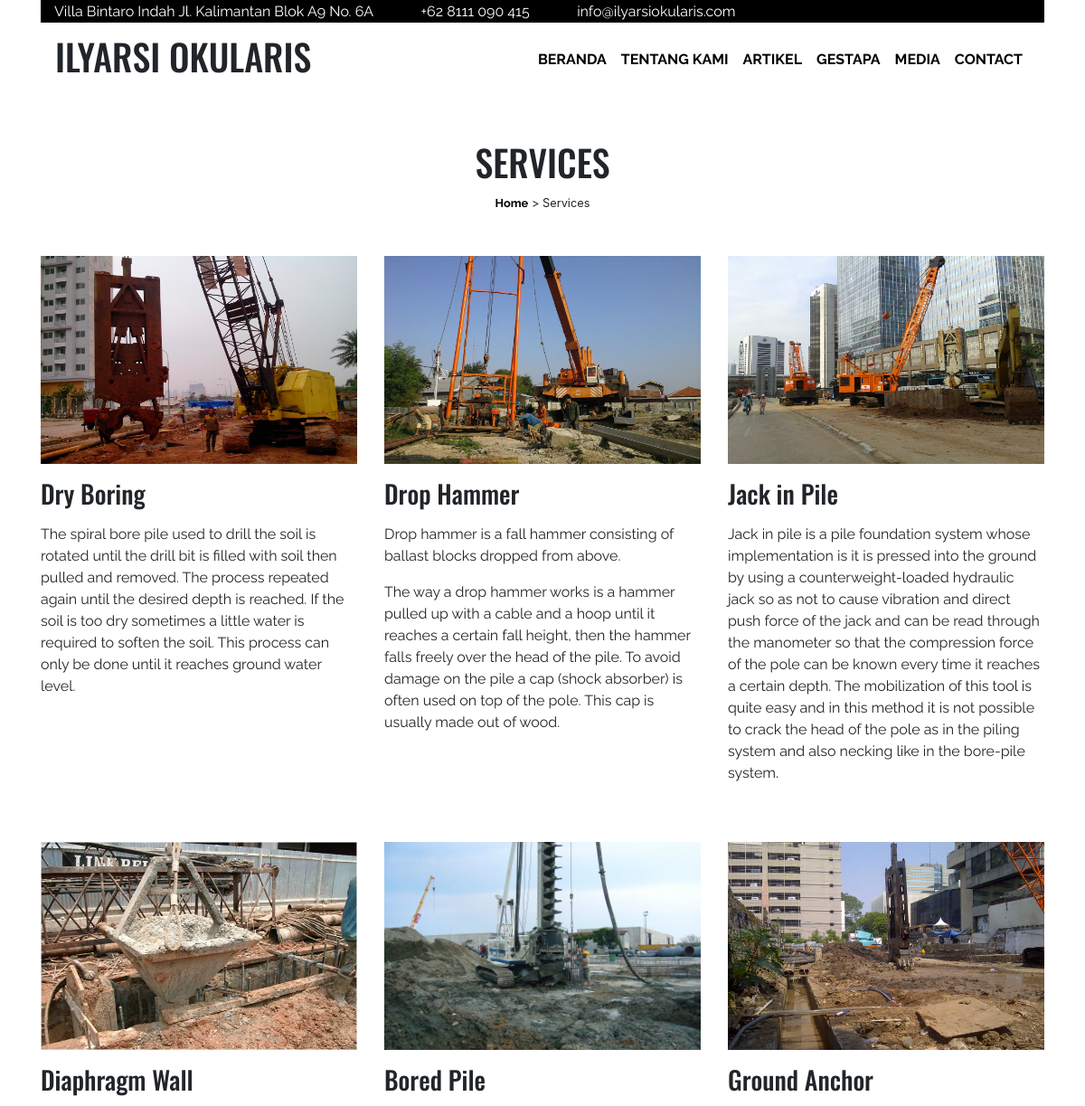
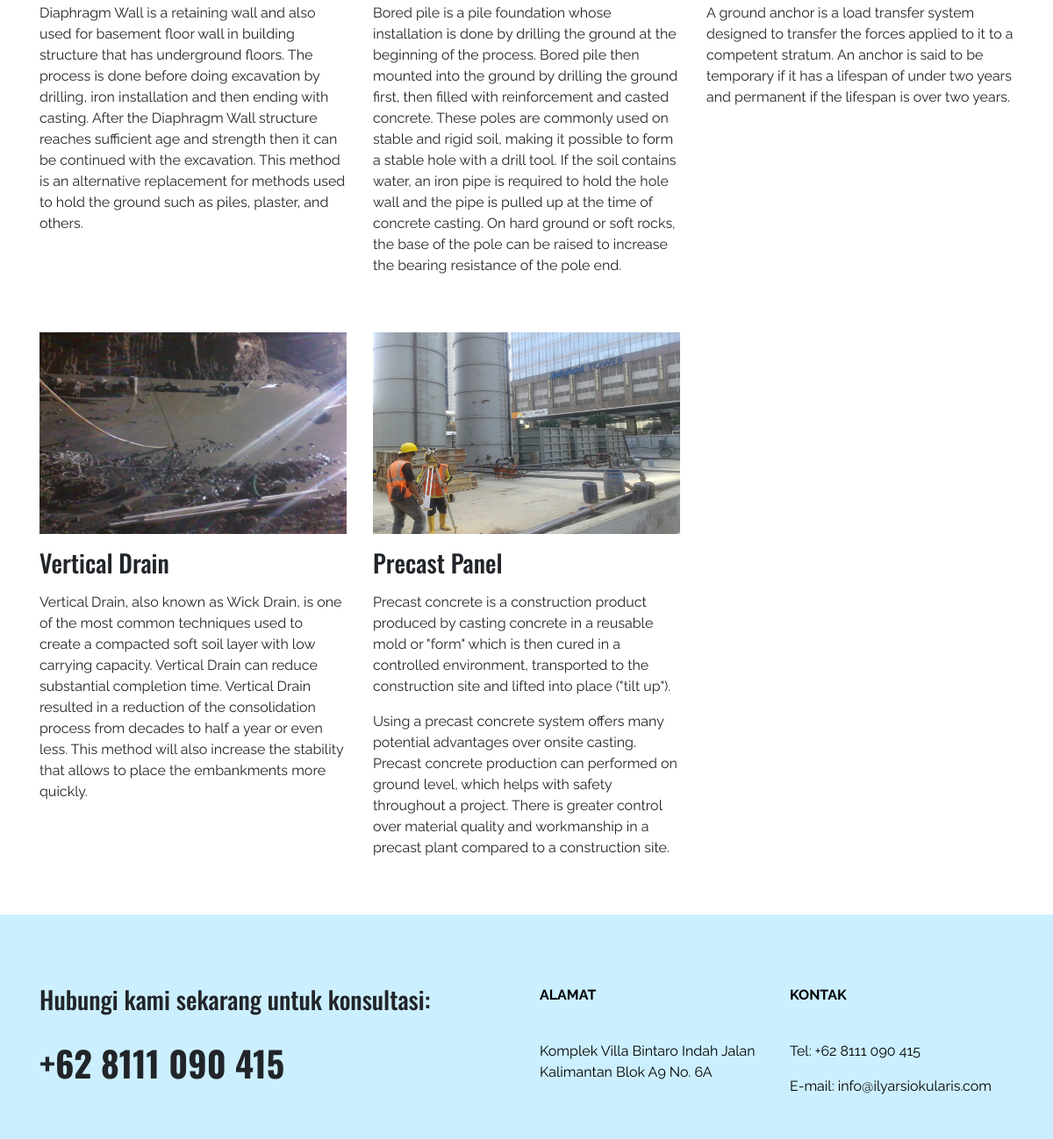
/services.php, run on the app's committed database (2 pictures, top to bottom).
### tables this page shows
CREATE TABLE `layanan` (
  `id_layanan` int(11) NOT NULL,
  `nama_layanan` varchar(30) NOT NULL,
  `deskripsi_layanan` text NOT NULL,
  `gambar_layanan` varchar(200) NOT NULL,
  `bahasa_layanan` varchar(2) DEFAULT NULL
);

### services.php (the view, shortened to what this page needs)
<!doctype html>
<html lang="en">
  <?php include ('fungsi/koneksi.php'); ?>
  <head>
  </head>
  <body>
    <div class="container-fluid sticky-top menu">
        <div class="container">
        </div>
    </div>
    <div class="container">
    	<div class="row text-center">
            <div class="col">
                <h1 class="mt-5" style="text-transform: uppercase;">Services</h1>
                <small>
                    <a href="home.php">Home</a> > Services
                </small>
            </div>
        </div>
        <div class="row my-5">
            <?php
                $layanan = "SELECT * FROM layanan WHERE bahasa_layanan = 'en'";
                $hasil_layanan = mysqli_query($koneksi, $layanan);
                $i = 0;
                while ($row_layanan = mysqli_fetch_array($hasil_layanan, MYSQLI_ASSOC)) {
            ?>
            <div class="col-md-4">
                <img class="image-fluid" style="width: 100%; height: 230px;" src="<?php echo $row_layanan['gambar_layanan']; ?>">
                <h3 class="mt-3"><?php echo $row_layanan['nama_layanan']; ?></h3>
                <p><?php echo $row_layanan['deskripsi_layanan']; ?></p>
            </div>
            <?php
              $i++;
              if ($i % 3 == 0) {
                echo '</div><div class="row my-5">';
              }
            ?>
            <?php } ?>
        </div>
    </div>
    <?php include ('footer.php') ?>
  </body>
</html>

### style.css (style rules this page uses)
h1, h2, h3 { font-family: 'Oswald', sans-serif; }
h4, p, a, address { font-family: 'Raleway', sans-serif; }
a { font-weight: bold; color: #000; }
.menu { background-color: rgba(255, 255, 255, 0.9); }

### data on the page
layanan: gambar_layanan (picture), nama_layanan "Dry Boring", deskripsi_layanan "The spiral bore pile used to drill the soil is rotated until the drill bit is filled with soil then pulled and removed. The process repeated again until the desired depth is reached. If the soil is too dry sometimes a little water is required to soften the soil. This process can only be done until it reaches ground water level."
layanan: gambar_layanan (picture), nama_layanan "Drop Hammer", deskripsi_layanan "Drop hammer is a fall hammer consisting of ballast blocks dropped from above. The way a drop hammer works is a hammer pulled up with a cable and a hoop until it reaches a certain fall height, then the hammer falls freely over the head of the pile. To avoid damage on the pile a cap (shock absorber) is often used on top of the pole. This cap is usually made out of wood."
layanan: gambar_layanan (picture), nama_layanan "Jack in Pile", deskripsi_layanan "Jack in pile is a pile foundation system whose implementation is it is pressed into the ground by using a counterweight-loaded hydraulic jack so as not to cause vibration and direct push force of the jack and can be read through the manometer so that the compression force of the pole can be known every time it reaches a certain depth. The mobilization of this tool is quite easy and in this method it is not possible to crack the head of the pole as in the piling system and also necking like in the bore-pile system."
layanan: gambar_layanan (picture), nama_layanan "Diaphragm Wall", deskripsi_layanan "Diaphragm Wall is a retaining wall and also used for basement floor wall in building structure that has underground floors. The process is done before doing excavation by drilling, iron installation and then ending with casting. After the Diaphragm Wall structure reaches sufficient age and strength then it can be continued with the excavation. This method is an alternative replacement for methods used to hold the ground such as piles, plaster, and others."
layanan: gambar_layanan (picture), nama_layanan "Bored Pile", deskripsi_layanan "Bored pile is a pile foundation whose installation is done by drilling the ground at the beginning of the process. Bored pile then mounted into the ground by drilling the ground first, then filled with reinforcement and casted concrete. These poles are commonly used on stable and rigid soil, making it possible to form a stable hole with a drill tool. If the soil contains water, an iron pipe is required to hold the hole wall and the pipe is pulled up at the time of concrete casting. On hard ground or soft rocks, the base of the pole can be raised to increase the bearing resistance of the pole end."
layanan: gambar_layanan (picture), nama_layanan "Ground Anchor", deskripsi_layanan "A ground anchor is a load transfer system designed to transfer the forces applied to it to a competent stratum. An anchor is said to be temporary if it has a lifespan of under two years and permanent if the lifespan is over two years."
layanan: gambar_layanan (picture), nama_layanan "Vertical Drain", deskripsi_layanan "Vertical Drain, also known as Wick Drain, is one of the most common techniques used to create a compacted soft soil layer with low carrying capacity. Vertical Drain can reduce substantial completion time. Vertical Drain resulted in a reduction of the consolidation process from decades to half a year or even less. This method will also increase the stability that allows to place the embankments more quickly."
layanan: gambar_layanan (picture), nama_layanan "Precast Panel", deskripsi_layanan "Precast concrete is a construction product produced by casting concrete in a reusable mold or \"form\" which is then cured in a controlled environment, transported to the construction site and lifted into place (\"tilt up\"). Using a precast concrete system offers many potential advantages over onsite casting. Precast concrete production can performed on ground level, which helps with safety throughout a project. There is greater control over material quality and workmanship in a precast plant compared to a construction site."
